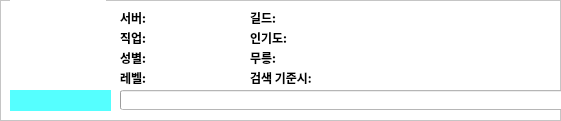
     <widget class="QFrame" name="frame_basic">
      <property name="geometry">
       <rect>
        <x>0</x>
        <y>30</y>
        <width>561</width>
        <height>121</height>
       </rect>
      </property>
      <property name="styleSheet">
       <string notr="true">background-color: rgb(255, 255, 255);</string>
      </property>
      <property name="frameShape">
       <enum>QFrame::StyledPanel</enum>
      </property>
      <property name="frameShadow">
       <enum>QFrame::Raised</enum>
      </property>
      <widget class="QLabel" name="lb_c_img">
       <property name="geometry">
        <rect>
         <x>10</x>
         <y>0</y>
         <width>96</width>
         <height>96</height>
        </rect>
       </property>
       <property name="styleSheet">
        <string notr="true"/>
       </property>
       <property name="text">
        <string/>
       </property>
      </widget>
      <widget class="QProgressBar" name="pb_exp">
       <property name="geometry">
        <rect>
         <x>120</x>
         <y>90</y>
         <width>461</width>
         <height>20</height>
        </rect>
       </property>
       <property name="font">
        <font>
         <family>메이플스토리</family>
         <weight>75</weight>
         <bold>true</bold>
        </font>
       </property>
       <property name="maximum">
        <number>100</number>
       </property>
       <property name="value">
        <number>0</number>
       </property>
       <property name="format">
        <string/>
       </property>
      </widget>
      <widget class="QLabel" name="lb_c_name">
       <property name="geometry">
        <rect>
         <x>10</x>
         <y>90</y>
         <width>101</width>
         <height>21</height>
        </rect>
       </property>
       <property name="font">
        <font>
         <family>메이플스토리</family>
         <weight>75</weight>
         <bold>true</bold>
        </font>
       </property>
       <property name="styleSheet">
        <string notr="true">color: rgb(255, 255, 255);
background-color: rgb(85, 255, 255);</string>
       </property>
       <property name="text">
        <string/>
       </property>
       <property name="alignment">
        <set>Qt::AlignCenter</set>
       </property>
      </widget>
      <widget class="QLabel" name="lb_c_server">
       <property name="geometry">
        <rect>
         <x>120</x>
         <y>10</y>
         <width>121</width>
         <height>16</height>
        </rect>
       </property>
       <property name="font">
        <font>
         <family>메이플스토리</family>
         <weight>75</weight>
         <bold>true</bold>
        </font>
       </property>
       <property name="text">
        <string>서버:       </string>
       </property>
      </widget>
      <widget class="QLabel" name="lb_c_class">
       <property name="geometry">
        <rect>
         <x>120</x>
         <y>30</y>
         <width>121</width>
         <height>16</height>
        </rect>
       </property>
       <property name="font">
        <font>
         <family>메이플스토리</family>
         <weight>75</weight>
         <bold>true</bold>
        </font>
       </property>
       <property name="text">
        <string>직업:</string>
       </property>
      </widget>
      <widget class="QLabel" name="lb_c_gen">
       <property name="geometry">
        <rect>
         <x>120</x>
         <y>50</y>
         <width>121</width>
         <height>16</height>
        </rect>
       </property>
       <property name="font">
        <font>
         <family>메이플스토리</family>
         <weight>75</weight>
         <bold>true</bold>
        </font>
       </property>
       <property name="text">
        <string>성별:</string>
       </property>
      </widget>
      <widget class="QLabel" name="lb_c_level">
       <property name="geometry">
        <rect>
         <x>120</x>
         <y>70</y>
         <width>121</width>
         <height>16</height>
        </rect>
       </property>
       <property name="font">
        <font>
         <family>메이플스토리</family>
         <weight>75</weight>
         <bold>true</bold>
        </font>
       </property>
       <property name="text">
        <string>레벨:</string>
       </property>
      </widget>
      <widget class="QLabel" name="lb_c_exp">
       <property name="geometry">
        <rect>
         <x>280</x>
         <y>100</y>
         <width>101</width>
         <height>16</height>
        </rect>
       </property>
       <property name="font">
        <font>
         <family>메이플스토리</family>
         <weight>75</weight>
         <bold>true</bold>
        </font>
       </property>
       <property name="styleSheet">
        <string notr="true">background-color: rgba(255, 255, 255, 0);</string>
       </property>
       <property name="text">
        <string/>
       </property>
       <property name="alignment">
        <set>Qt::AlignCenter</set>
       </property>
      </widget>
      <widget class="QLabel" name="lb_c_gname">
       <property name="geometry">
        <rect>
         <x>250</x>
         <y>10</y>
         <width>121</width>
         <height>16</height>
        </rect>
       </property>
       <property name="font">
        <font>
         <family>메이플스토리</family>
         <weight>75</weight>
         <bold>true</bold>
        </font>
       </property>
       <property name="text">
        <string>길드:</string>
       </property>
      </widget>
      <widget class="QLabel" name="lb_c_server_img">
       <property name="geometry">
        <rect>
         <x>150</x>
         <y>10</y>
         <width>13</width>
         <height>13</height>
        </rect>
       </property>
       <property name="text">
        <string/>
       </property>
      </widget>
      <widget class="QLabel" name="lb_c_pop">
       <property name="geometry">
        <rect>
         <x>250</x>
         <y>30</y>
         <width>121</width>
         <height>16</height>
        </rect>
       </property>
       <property name="font">
        <font>
         <family>메이플스토리</family>
         <weight>75</weight>
         <bold>true</bold>
        </font>
       </property>
       <property name="text">
        <string>인기도:</string>
       </property>
      </widget>
      <widget class="QLabel" name="lb_c_dojang">
       <property name="geometry">
        <rect>
         <x>250</x>
         <y>50</y>
         <width>291</width>
         <height>16</height>
        </rect>
       </property>
       <property name="font">
        <font>
         <family>메이플스토리</family>
         <weight>75</weight>
         <bold>true</bold>
        </font>
       </property>
       <property name="text">
        <string>무릉:</string>
       </property>
      </widget>
      <widget class="QLabel" name="lb_c_stime">
       <property name="geometry">
        <rect>
         <x>250</x>
         <y>70</y>
         <width>291</width>
         <height>16</height>
        </rect>
       </property>
       <property name="font">
        <font>
         <family>메이플스토리</family>
         <weight>75</weight>
         <bold>true</bold>
        </font>
       </property>
       <property name="text">
        <string>검색 기준시:</string>
       </property>
      </widget>
      <zorder>lb_c_img</zorder>
      <zorder>pb_exp</zorder>
      <zorder>lb_c_server</zorder>
      <zorder>lb_c_class</zorder>
      <zorder>lb_c_gen</zorder>
      <zorder>lb_c_level</zorder>
      <zorder>lb_c_exp</zorder>
      <zorder>lb_c_gname</zorder>
      <zorder>lb_c_server_img</zorder>
      <zorder>lb_c_pop</zorder>
      <zorder>lb_c_name</zorder>
      <zorder>lb_c_dojang</zorder>
      <zorder>lb_c_stime</zorder>
     </widget>
